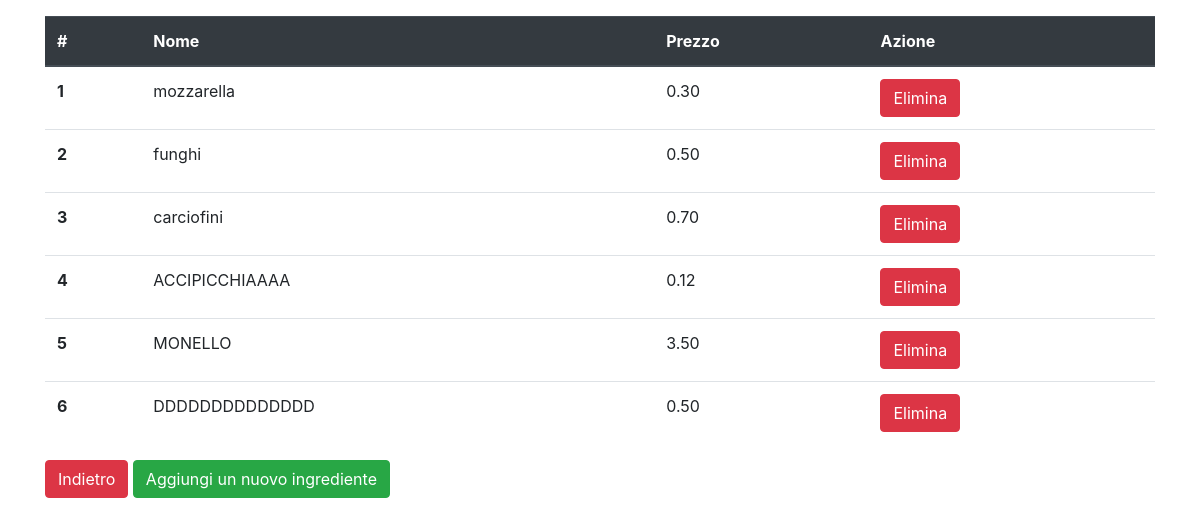
The app's page /products/list_ingredients/ (signed in) with its own data.
### products/models.py (models this page shows, shortened)
class Ingredient(models.Model):
    name = models.CharField(max_length=50)
    price = models.DecimalField(max_digits=10, decimal_places=2)  # se voglio aggiungere componenti alla pizza

### products/views.py (the view)
# urls.py: path('list_ingredients/', IngredientList.as_view(), name='ingredient-list'),
@method_decorator(is_restaurateur, name='dispatch')
class IngredientList(ListView):
    template_name = 'products/food/ingredients_list.html'
    model = Ingredient

### products/views.py (called while the page is built)
def is_restaurateur(function):
    def wrapper(*args, **kwargs):
        request = args[0]
        if request is not None:
            user = request.user
            try:
                if user.is_restaurateur:
                    return function(*args, **kwargs)
                else:
                    return render(request, 'users/authentication_error.html', {})
            except AttributeError:
                raise Http404  # per utenti anonimi
    return wrapper

### products/templates/products/food/ingredients_list.html (shortened to what this page needs)
{% extends 'base.html' %}
{% load crispy_forms_tags %}
{% block content %}
    <table class="table">
  <thead class="thead-dark">
    <tr>
      <th scope="col">#</th>
      <th scope="col">Nome</th>
      <th scope="col">Prezzo</th>
      <th scope="col">Azione</th>
    </tr>
  </thead>
  <tbody>
  {% for item in object_list %}
    <tr>
          <th scope="row">{{ forloop.counter }}</th>
          <td>{{ item.name }}</td>
          <td>{{ item.price }}</td>
          <td><button type="button" class="btn btn-danger" onclick="location.href='{% url 'products:ingredient-delete'  item.id %}'" id="delete-button-drink">Elimina</button></td>
        {% endfor %}
    </tr>
  </tbody>
</table>
    <button type="button" class="btn btn-danger" onclick="location.href='../'">Indietro</button>
    <button type="button" class="btn btn-success" onclick="location.href='{% url 'products:ingredient-add' %}'">Aggiungi un nuovo ingrediente</button>
{% endblock %}

### records on screen
Ingredient: name "mozzarella", price "0.30"
Ingredient: name "funghi", price "0.50"
Ingredient: name "carciofini", price "0.70"
Ingredient: name "ACCIPICCHIAAAA", price "0.12"
Ingredient: name "MONELLO", price "3.50"
Ingredient: name "DDDDDDDDDDDDDD", price "0.50"
